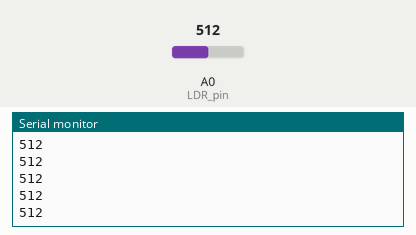
Simulated run of this sketch. Board: Arduino Uno, built with avr-gcc and run on an emulated ATmega328P. Shown: the last lines printed to the serial monitor. The inputs (shaded band) are chosen by the test bench; at power-on: A0 (LDR_pin) = 512.

Above: at 1.2 s.
1.3 s: A0 (LDR_pin) set to 716
At 2.4 s:
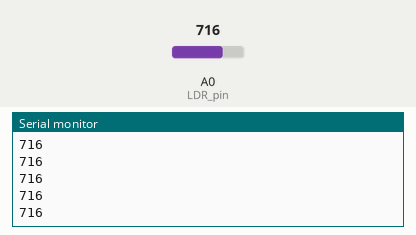
2.8 s: A0 (LDR_pin) set to 900
At 3.9 s:
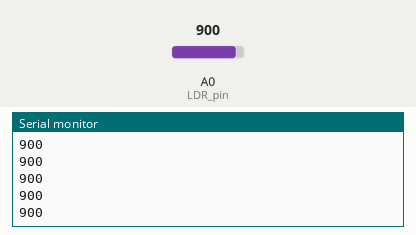
Timing chart, 0 to 5.8 s (numbered marks = the images above; inputs shaded):
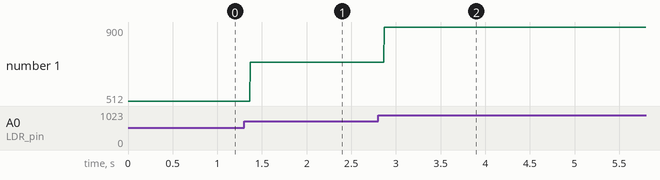

The sketch:

ldr.ino
```cpp
/*
  Reads an analog input on pin 0, prints the result to the serial monitor.
  Attach the signal electrode of an LDR sensor circuit to pin A0.

  This example code is a variant from AnalogReadSerial, found in the public domain.

  version of March 4th 2015
  by Airbus Team XX
 */

//we declare our variables
int LDR_pin = 0;  // analog pin used to connect the LDR

// the setup routine runs once when you press reset:
void setup() {
  // initialize serial communication at 9600 bits per second:
  Serial.begin(9600);
  // both the arduino and the computer's serial port are connected through the usb cable
  // they need to both read at the same speed so that the info they will get (essentially
  // 0's and 1's) is the rigth one and there are no parasite values that appear
}

// the loop routine runs over and over again forever:
void loop() {
  // read the input on analog pin 0:
  int sensorValue = analogRead(LDR_pin);
  // print out the value you read:
  Serial.println(sensorValue);
  delay(1);        // delay in between reads for stability
}
```

Measured:
- after the input at 1.3 s, the serial monitor: prints a new line after 0.07 s (image 1)
- after the input at 2.8 s, the serial monitor: prints a new line after 0.07 s (image 2)
- plotted number 1: 512 → 716 after the input at 1.3 s, 716 → 900 after the input at 2.8 s
